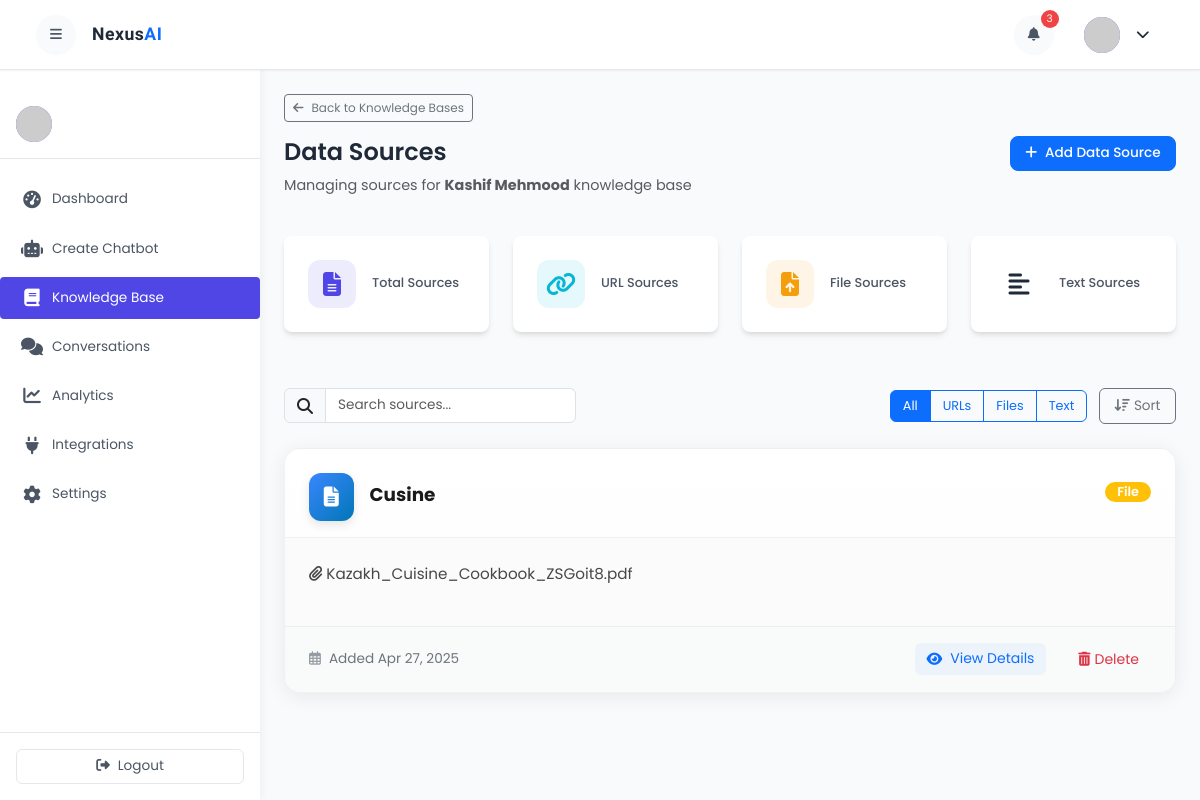
The app's page /kb/5ed9c3a4-0f36-4da6-bfe2-8ee89066b3d3/ with its own data.
### kb/models.py (models this page shows, shortened)
class KnowledgeBase(models.Model):
    knowledge_base_id = models.UUIDField(primary_key=True, default=uuid.uuid4, editable=False)
    chatbot = models.ForeignKey('chat.Chatbot', on_delete=models.CASCADE)
    created_at = models.DateTimeField(auto_now_add=True)
    updated_at = models.DateTimeField(auto_now=True)

class DataSource(models.Model):
    kb = models.ForeignKey('KnowledgeBase', on_delete=models.CASCADE)
    url = models.URLField(blank=True, null=True)
    file = models.FileField(upload_to='data_sources/', blank=True)
    text_title = models.CharField(max_length=200)
    text_content = models.TextField()
    source_type = models.CharField(max_length=200, choices=SOURCE_TYPE_CHOICES)
    chunk_ids = models.JSONField(blank=True, null=True, default=list)
    created_at = models.DateTimeField(auto_now_add=True)
    updated_at = models.DateTimeField(auto_now=True)

### chat/models.py (models this page shows, shortened)
class Chatbot(models.Model):
    chatbot_id = models.UUIDField(primary_key=True, default=uuid.uuid4, editable=False)
    user = models.ForeignKey(User, on_delete=models.CASCADE)
    name = models.CharField(max_length=255, default="New Chatbot")
    description = models.TextField(null=True, blank=True)
    prompt = models.TextField(null=True, blank=True)
    llm_provider = models.CharField(max_length=255, choices=LLM_PROVIDER_CHOICES, default='openai')
    llm_model = models.CharField(max_length=255, choices=LLM_MODEL_CHOICES, default='gpt-4o-mini')
    is_active = models.BooleanField(default=True)
    is_public = models.BooleanField(default=False)
    created_at = models.DateTimeField(auto_now_add=True)
    updated_at = models.DateTimeField(auto_now=True)

### kb/views.py (the view)
# urls.py: path('<uuid:kb_id>/', views.knowledge_base_detail, name='knowledge_base_detail'),
def knowledge_base_detail(request, kb_id):
    knowledge_base = get_object_or_404(KnowledgeBase, knowledge_base_id=kb_id)
    data_sources = DataSource.objects.filter(kb=knowledge_base)
    context = {
        'data_sources': data_sources,
        'knowledge_base': knowledge_base
    }
    return render(request, 'dashboard/kb_datasources.html', context)

### templates/dashboard/kb_datasources.html (shortened to what this page needs)
{% extends 'common/dashboard_base.html' %}
{% load static %}
{% block content %}
<div class="dashboard-header">
    <div class="row align-items-center mb-4">
        <div class="col-md-6">
            <a href="{% url 'kb:knowledge_base' %}" class="btn btn-sm btn-outline-secondary mb-3">
                <i class="fas fa-arrow-left me-2"></i>Back to Knowledge Bases
            </a>
            <h1 class="page-title">Data Sources</h1>
            <p class="text-muted">Managing sources for <strong>{{ knowledge_base.chatbot.name }}</strong> knowledge base</p>
        </div>
        <div class="col-md-6 text-md-end">
            <button class="btn btn-primary btn-create" data-bs-toggle="modal" data-bs-target="#addDataSourceModal">
                <i class="fas fa-plus me-2"></i>Add Data Source
            </button>
        </div>
    </div>
    <div class="row mb-4">
        <div class="col-md-6 col-lg-3 mb-4">
            <div class="stat-card">
                <div class="stat-card-body">
                    <div class="stat-card-icon bg-primary-soft">
                        <i class="fas fa-file-alt"></i>
                    </div>
                    <div class="stat-card-info">
                        <h5 class="stat-card-title">Total Sources</h5>
                    </div>
                </div>
            </div>
        </div>
        <div class="col-md-6 col-lg-3 mb-4">
            <div class="stat-card">
                <div class="stat-card-body">
                    <div class="stat-card-icon bg-info-soft">
                        <i class="fas fa-link"></i>
                    </div>
                    <div class="stat-card-info">
                        <h5 class="stat-card-title">URL Sources</h5>
                    </div>
                </div>
            </div>
        </div>
        <div class="col-md-6 col-lg-3 mb-4">
            <div class="stat-card">
                <div class="stat-card-body">
                    <div class="stat-card-icon bg-warning-soft">
                        <i class="fas fa-file-upload"></i>
                    </div>
                    <div class="stat-card-info">
                        <h5 class="stat-card-title">File Sources</h5>
                    </div>
                </div>
            </div>
        </div>
        <div class="col-md-6 col-lg-3 mb-4">
            <div class="stat-card">
                <div class="stat-card-body">
                    <div class="stat-card-icon bg-purple-soft">
                        <i class="fas fa-align-left"></i>
                    </div>
                    <div class="stat-card-info">
                        <h5 class="stat-card-title">Text Sources</h5>
                    </div>
                </div>
            </div>
        </div>
    </div>
</div>
<div class="datasource-filters mb-4">
    <div class="row g-2">
        <div class="col-md-4">
            <div class="input-group">
                <span class="input-group-text"><i class="fas fa-search"></i></span>
                <input type="text" class="form-control" id="datasource-search" placeholder="Search sources...">
            </div>
        </div>
        <div class="col-md-8 text-md-end">
            <div class="btn-group filter-buttons" role="group">
                <button type="button" class="btn btn-outline-primary active" data-filter="all">All</button>
                <button type="button" class="btn btn-outline-primary" data-filter="url">URLs</button>
                <button type="button" class="btn btn-outline-primary" data-filter="file">Files</button>
                <button type="button" class="btn btn-outline-primary" data-filter="text">Text</button>
            </div>
            <div class="btn-group ms-2" role="group">
                <button type="button" class="btn btn-outline-secondary"><i class="fas fa-sort-amount-down me-1"></i>Sort</button>
            </div>
        </div>
    </div>
</div>
{% if data_sources %}
<div class="datasource-grid">
    {% for source in data_sources %}
    <div class="datasource-card" data-source-type="{{ source.source_type }}" data-source-id="{{ source.id }}">
        <div class="datasource-card-header">
            <div class="datasource-icon {{ source.source_type }}">
                {% if source.source_type == 'url' %}
                <i class="fas fa-link"></i>
                {% elif source.source_type == 'file' %}
                <i class="fas fa-file-alt"></i>
                {% else %}
                <i class="fas fa-align-left"></i>
                {% endif %}
            </div>
            <div class="d-flex justify-content-between w-100 align-items-start">
                <h5 class="datasource-title">{{ source.text_title }}</h5>
                <span class="datasource-meta badge {% if source.source_type == 'url' %}bg-info{% elif source.source_type == 'file' %}bg-warning{% else %}bg-purple{% endif %}">
                    {{ source.get_source_type_display }}
                </span>
            </div>
        </div>
        <div class="datasource-card-body">
            {% if source.source_type == 'url' %}
            <p class="datasource-content">
                <a href="{{ source.url }}" target="_blank" class="text-primary">
                    {{ source.url }}
                    <i class="fas fa-external-link-alt ms-1"></i>
                </a>
            </p>
            {% elif source.source_type == 'file' %}
            <p class="datasource-content">
                <i class="fas fa-paperclip me-1"></i>
                {{ source.file.name|slice:"13:" }}
            </p>
            {% else %}
            <p class="datasource-content">{{ source.text_content|truncatechars:150 }}</p>
            {% endif %}
        </div>
        <div class="datasource-card-footer">
            <span class="datasource-date">
                <i class="far fa-calendar-alt"></i>
                Added {{ source.created_at|date:"M d, Y" }}
            </span>
            <div>
                <span class="view-details-text me-3 text-primary">
                    <i class="fas fa-eye"></i>View Details
                </span>
                <button type="button" class="delete-source-btn" data-bs-toggle="modal" data-bs-target="#deleteSourceModal" data-source-id="{{ source.id }}" data-source-title="{{ source.text_title }}">
                    <i class="fas fa-trash-alt me-1"></i>Delete
                </button>
            </div>
        </div>
    </div>
    {% endfor %}
</div>
{% endif %}
{% endblock %}

### static/css/dashboard.css (style rules this page uses)
:root { --primary-color: #4f46e5; --primary-light: #6366f1; --primary-dark: #4338ca; --secondary-color: #64748b; --success-color: #10b981; --warning-color: #f59e0b; --danger-color: #ef4444; --info-color: #06b6d4; --purple-color: #8b5cf6; --orange-color: #f97316; --green-color: #22c55e; --red-color: #ef4444; --light-bg: #f9fafb; --dark-bg: #111827; --card-bg: #ffffff; --border-color: #e5e7eb; --text-primary: #1f2937; --text-secondary: #4b5563; --text-muted: #6b7280; --sidebar-width: 260px; --sidebar-collapsed-width: 70px; --topbar-height: 70px; --border-radius: 0.5rem; --card-shadow: 0 4px 6px -1px rgba(0, 0, 0, 0.1), 0 2px 4px -1px rgba(0, 0, 0, 0.06); --transition-speed: 0.3s; }
body { font-family: 'Poppins', sans-serif; background-color: var(--light-bg); color: var(--text-primary); margin: 0; padding: 0; min-height: 100vh; overflow-x: hidden; font-size: 0.9rem; }
a { text-decoration: none; color: var(--primary-color); transition: all var(--transition-speed) ease; }
.dashboard-header { margin-bottom: 2rem; }
.page-title { font-weight: 600; font-size: 1.5rem; margin-bottom: 0.5rem; }
.btn-create { padding: 0.5rem 1rem; border-radius: var(--border-radius); font-weight: 500; }
.stat-card { background-color: var(--card-bg); border-radius: var(--border-radius); box-shadow: var(--card-shadow); overflow: hidden; height: 100%; transition: all var(--transition-speed) ease; }
.stat-card-body { padding: 1.5rem; display: flex; align-items: center; }
.stat-card-icon { width: 48px; height: 48px; border-radius: 12px; display: flex; align-items: center; justify-content: center; font-size: 1.5rem; margin-right: 1rem; }
.bg-primary-soft { background-color: rgba(79, 70, 229, 0.1); color: var(--primary-color); }
.bg-warning-soft { background-color: rgba(245, 158, 11, 0.1); color: var(--warning-color); }
.bg-info-soft { background-color: rgba(6, 182, 212, 0.1); color: var(--info-color); }
.stat-card-info { flex: 1; }
.stat-card-title { font-size: 0.8rem; color: var(--text-secondary); margin-bottom: 0.25rem; }
.filter-buttons .btn { padding: 0.375rem 1rem; }
.form-control { font-size: 0.85rem; }
.btn { font-size: 0.85rem; padding: 0.4rem 0.9rem; }
.btn-sm { font-size: 0.75rem; padding: 0.25rem 0.5rem; }
.badge { font-size: 0.7rem; padding: 0.3em 0.6em; }
.filter-buttons .btn { padding: 0.35rem 0.75rem; font-size: 0.8rem; }

### records on screen
KnowledgeBase: chatbot.name "Kashif Mehmood"
DataSource: text_title "Cusine", source_type "File", file.name "Kazakh_Cuisine_Cookbook_ZSGoit8.pdf", created_at "Apr 27, 2025"
